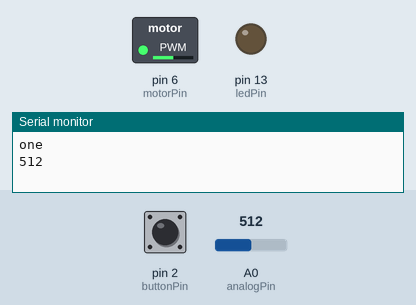
Recording of a sketch running on a simulated Arduino Uno, built with avr-gcc and run on an emulated ATmega328P. Shown: switched loads named in the sketch (green lamp = pin HIGH), output pins drawn as LEDs (lit = HIGH), the last lines printed to the serial monitor. Inputs (shaded band) come from the test bench; at power-on: A0 (analogPin) = 512, pin 2 (buttonPin) HIGH.

Above: at 1.3 s.
1.4 s: A0 (analogPin) set to 716
At 2.6 s:
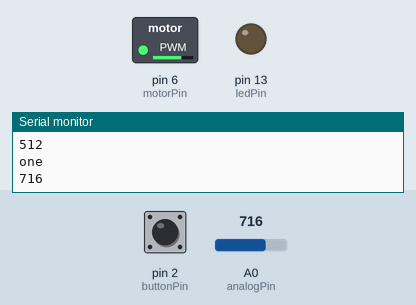
4.4 s: A0 (analogPin) set to 900
At 5.8 s:
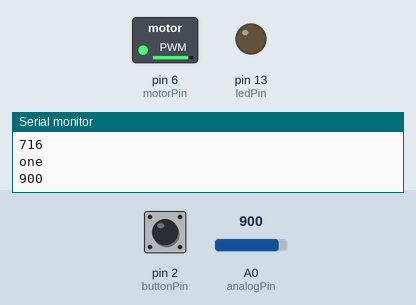
7.4 s: A0 (analogPin) set to 122
At 8.5 s:
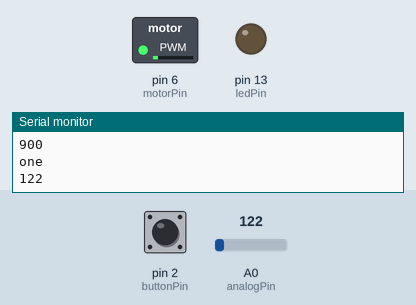
Timing chart, 0 to 10.4 s (numbered marks = the images above; inputs shaded):
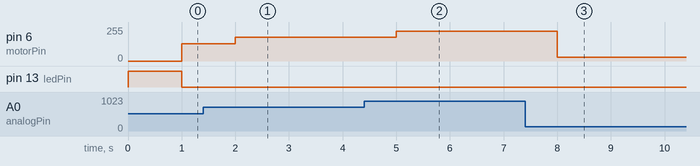

The sketch:

ArduinoAllSystems.ino
```cpp
#include <elapsedMillis.h>
int run;
int timesince;
int motorPin = 6;
int analogPin = A0;   // potentiometer connected to analog pin 3
int val = 0;         // variable to store the read value
int buttonState = 0;

const unsigned long eventInterval = 1000;
unsigned long previousTime = 0;


// constants won't change. They're used here to set pin numbers:
const int buttonPin = 2;     // the number of the pushbutton pin
const int ledPin =  13;


void setup()
{
  run = 0; //starts stopped
   pinMode(ledPin, OUTPUT);   // sets the pin as output
   pinMode(buttonPin, INPUT);
   digitalWrite(LED_BUILTIN, HIGH);
   Serial.begin(9600);
   delay(150);
    run = 0; //starts stopped

   pinMode(buttonPin, INPUT_PULLUP);

}


void loop()
{

unsigned long currentTime = millis();


 if(digitalRead(buttonPin) == HIGH) //funcitons based off of button pulling input pin LOW
  {

if(currentTime - previousTime >= eventInterval)
{
//while (run = 0){
  digitalWrite(LED_BUILTIN, LOW);
  Serial.println("one");
  int sensorValue = analogRead(A0);
  Serial.println(sensorValue);
  val = analogRead(analogPin);   // read the input pin
  analogWrite(motorPin, val / 4);// analogRead values go from 0 to 1023, analogWrite values from 0 to 255
  delay(1000);
  analogWrite(motorPin, LOW);
  previousTime = currentTime;
  }
  }
  }

  /*
  if(digitalRead(buttonPin) == LOW) //funcitons based off of button pulling input pin LOW
  {
     if(run == 0)
     {
         run = 255;
     }
     else
     {
         run = 0;
     }
  }

  if(run > 0)
  {
   uint32_t period = 5 * 60000L;       // 5 minutes

for( uint32_t tStart = millis();  (millis()-tStart) < period;  ){
  val = analogRead(analogPin);   // read the input pin
  analogWrite(motorPin, val / 4);  // analogRead values go from 0 to 1023, analogWrite values from 0 to 255
  }
  }
}
*/
/*
void loop()
{

  buttonState = digitalRead(buttonPin);
  if (buttonState == HIGH) {
    val = analogRead(analogPin);   // read the input pin
  analogWrite(ledPin, val / 4);
  delay(5000);
    digitalWrite(LED_BUILTIN, HIGH);   // turn the LED on (HIGH is the voltage level)
  delay(1000);                       // wait for a second
  digitalWrite(LED_BUILTIN, LOW);    // turn the LED off by making the voltage LOW
  delay(1000);
  } else {
    // turn LED off:
    delay(10);
  }
  val = analogRead(analogPin);   // read the input pin
  analogWrite(ledPin, val / 4);  // analogRead values go from 0 to 1023, analogWrite values from 0 to 255
}
*/
```

Measured:
- after the input at 1.4 s, pin 6 (motorPin): 128/255 → 179/255 after 0.60 s
- after the input at 4.4 s, pin 6 (motorPin): 179/255 → 225/255 after 0.60 s
- after the input at 7.4 s, pin 6 (motorPin): 225/255 → 30/255 after 0.60 s
